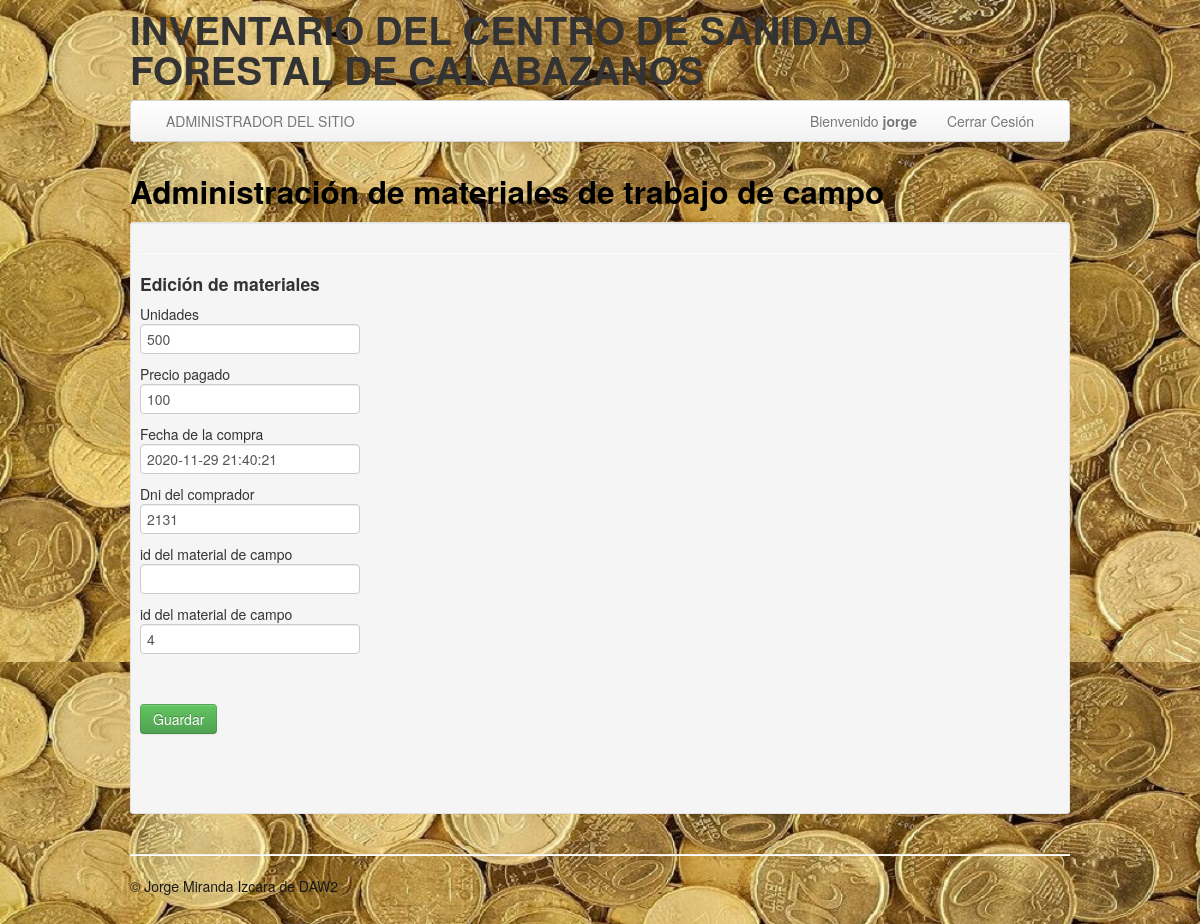
/Administrador/actualizarTablaGastos.php?id=10 (signed in), run on the app's committed database.
### tables this page shows
CREATE TABLE `compras` (
  `idcompras` int NOT NULL AUTO_INCREMENT,
  `unidades` int NOT NULL,
  `coste` float NOT NULL,
  `fechaCompra` datetime DEFAULT CURRENT_TIMESTAMP,
  `currelas_DNI` varchar(11) NOT NULL,
  `Material_campo_idMaterial_campo` int DEFAULT NULL,
  `Material_laboratorio_idLab` int DEFAULT NULL,
  PRIMARY KEY (`idcompras`),
  UNIQUE KEY `idcompras_UNIQUE` (`idcompras`)
);

### administrador/actualizarTablaGastos.php (the view, shortened to what this page needs)
<!DOCTYPE html>
<html lang="en">
<head>
	<link href="../bootstrap/css/bootstrap.min.css" rel="stylesheet" />
</head>
<body data-offset="40" background="../images/monedas.jpg" style="background-attachment: fixed">
	<div class="container">
		<header class="header">
			<div class="row">
				<?php
				include("../include/cabecera.php");
				?>
			</div>
		</header>
		<?php
		include("../include/menuAdmin.php");
		?>
		<div class="row">
			<div class="span12">
				<div class="caption">
					<h2> Administración de materiales de trabajo de campo</h2>
					<div class="well well-small">
						<hr class="soft" />
						<h4>Edición de materiales</h4>
						<div class="row-fluid">
							<?php
							extract($_GET);
							require("../connect_db.php");
							$sql = "SELECT * FROM compras WHERE idcompras='$id'";
							$ressql = mysqli_query($mysqli, $sql);
							while ($row = mysqli_fetch_row($ressql)) {
								$unidades = $row[1];
								$coste = $row[2];
								$fecha = $row[3];
								$dni = $row[4];
								$idcampo = $row[5];
								$idlab = $row[6];
							}
							?>
							<form action="ejecutaActualTablaGastos.php" method="post">
								Unidades <br><input type="text" name="unidades" value="<?php echo $unidades ?>"><br>
								Precio pagado<br> <input type="text" name="coste" value="<?php echo $coste ?>"><br>
								Fecha de la compra<br> <input type="text" name="fecha" value="<?php echo $fecha ?>"><br>
								Dni del comprador <br><input type="text" name="dni" value="<?php echo $dni ?>"><br>
								id del material de campo <br><input type="text" name="idcampo" value="<?php echo $idcampo ?>"><br>
								id del material de campo <br><input type="text" name="idlab" value="<?php echo $idlab ?>"><br>
								<br>
								<input type="submit" value="Guardar" class="btn btn-success btn-primary">
							</form>
							<div class="span8">
							</div>
						</div>
						<br />
					</div>
				</div>
			</div>
		</div>
		<?php
		include("../include/pie.php");
		?>
	</div>
</body>
</html>

### include/miestilo.php (style rules this page uses)
h2 { color: black; }

### data on the page
compras: unidades "500", coste "100", fecha "2020-11-29 21:40:21", dni "2131", idlab "4"

### other printed values
$_SESSION['user'] "jorge"
